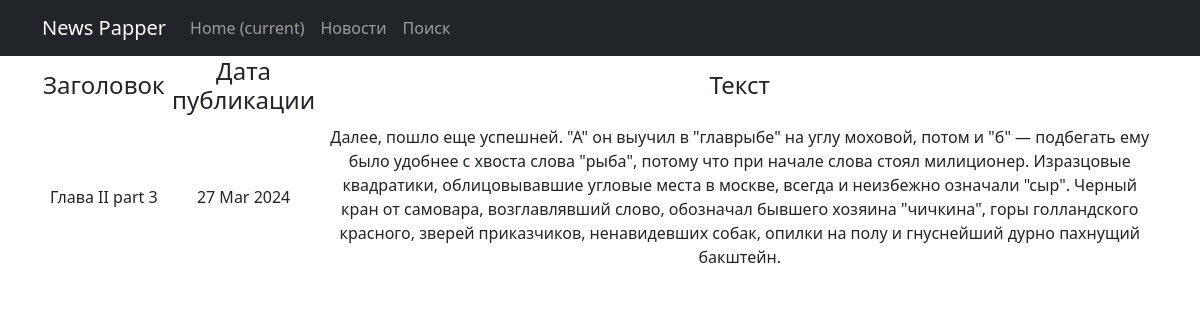
/news/18, run on the app's committed database.
### news/models.py (models this page shows, shortened)
class Post(models.Model):
    author = models.ForeignKey(Author, on_delete=models.CASCADE)
    News = 'NW'
    Article = 'AR'
    CHOISE_CATEGORY = [
        (News, 'Новость'),
        (Article, 'Статья')
    ]
    categoryType = models.CharField(max_length=2, choices=CHOISE_CATEGORY, default=News)
    dateCreation = models.DateTimeField(auto_now_add=True)
    postCategory = models.ManyToManyField(Category, through='PostCategory')
    title = models.CharField(max_length=128)
    text = models.TextField()
    rating = models.SmallIntegerField(default=0)

### news/views.py (the view)
# urls.py: path('<int:pk>', PostDetail.as_view(), name='post_detail'),
class PostDetail(DetailView):
    model = Post
    template_name = 'news.html'
    context_object_name = 'news'
    def get_object(self, *args, **kwargs):
        obj = cache.get(f'Post-{self.kwargs["pk"]}', None)
        print(f'before if {obj}')
        if not obj:
            obj = super().get_object(queryset=self.queryset)
            cache.set(f'Post-{self.kwargs["pk"]}', obj)
            print(f'after if {obj.title}')
            return obj

### news/templatetags/custom_filters.py (called while the page is built)
@register.filter()
def censor(text):
    text = str(text)
    _dict = ["новость", "заглавие", "профессор"]
    for word in _dict:
        w = word.lower()
        text = text.replace(w, w[0]+'*'*(len(w)-1))
        text = text.replace(w.title(), w.title()[0]+'*'*(len(w)-1))
    return text

### templates/news.html (shortened to what this page needs)
{% extends 'flatpages/default.html' %}
{% load custom_filters %}
{% block content %}
        <table>
            <tr>
                <td><h4>Заголовок</h4></td>
                <td><h4>Дата публикации</h4></td>
                <td><h4>Текст</h4></td>
            </tr>
            <tr>
                <td>{{ news.title|censor }}</td>
                <td>{{ news.dateCreation|date:'d M Y' }}</td>
                <td>{{ news.text|censor }}</td>
            </tr>
        </table>
{% endblock content %}

### data on the page
Post: title|censor "Глава II part 3", dateCreation "27 Mar 2024", text|censor "Далее, пошло еще успешней. \"А\" он выучил в \"главрыбе\" на углу моховой, потом и \"б\" — подбегать ему было удобнее с хвоста слова \"рыба\", потому что при начале слова стоял милиционер. Изразцовые квадратики, облицовывавшие угловые места в москве, всегда и неизбежно означали \"сыр\". Черный кран от самовара, возглавлявший слово, обозначал бывшего хозяина \"чичкина\", горы голландского красного, зверей приказчиков, ненавидевших собак, опилки на полу и гнуснейший дурно пахнущий бакштейн."
